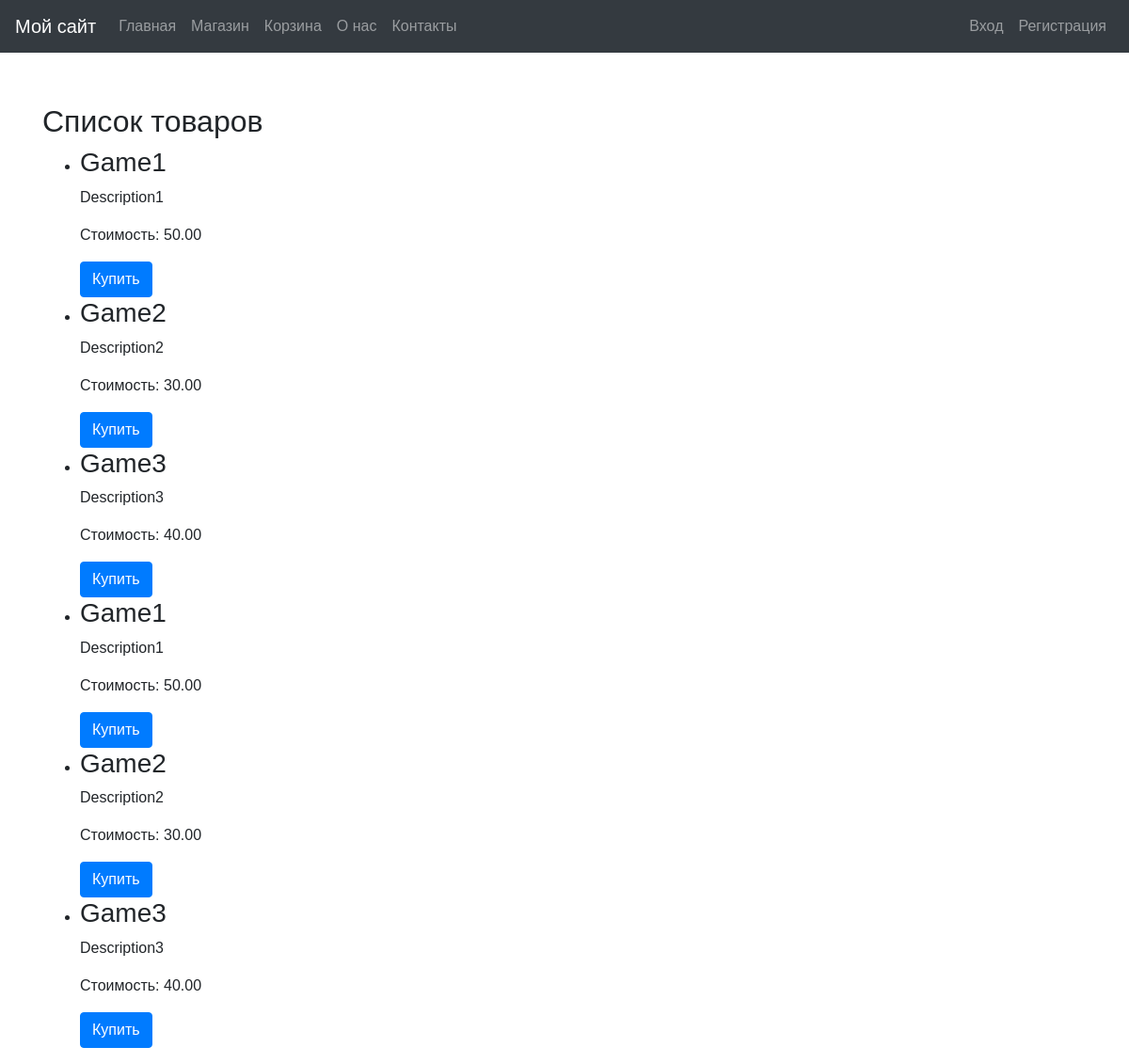
Page /product_list/ on the committed database.
### task1/models.py (models this page shows, shortened)
class Game(models.Model):
    title = models.CharField(max_length=100)
    cost = models.DecimalField(max_digits=10, decimal_places=2)
    size = models.DecimalField(max_digits=10, decimal_places=2)
    description = models.TextField()
    age_limited = models.BooleanField(default=False)
    buyer = models.ManyToManyField(Buyer, related_name='games')

### task1/views.py (the view)
# urls.py: path('product_list/', views.product_list, name='product_list'),  # Добавляем маршрут для списка товаров
def product_list(request):
    games = Game.objects.all()
    return render(request, 'product_list.html', {'games': games})

### templates/product_list.html (shortened to what this page needs)
{% extends 'base.html' %}
{% block content %}
    <h2>Список товаров</h2>
    <ul>
        {% for game in games %}
            <li>
                <h3>{{ game.title }}</h3>
                <p>{{ game.description }}</p>
                <p>Стоимость: {{ game.cost }}</p>
                <a href="#" class="btn btn-primary">Купить</a>
            </li>
        {% endfor %}
    </ul>
{% endblock %}

### templates/base.html (style rules this page uses)
body { font-family: Arial, sans-serif; margin: 0; padding: 0; }

### rows in the picture
Game: title "Game1", description "Description1", cost "50.00"
Game: title "Game2", description "Description2", cost "30.00"
Game: title "Game3", description "Description3", cost "40.00"
Game: title "Game1", description "Description1", cost "50.00"
Game: title "Game2", description "Description2", cost "30.00"
Game: title "Game3", description "Description3", cost "40.00"
